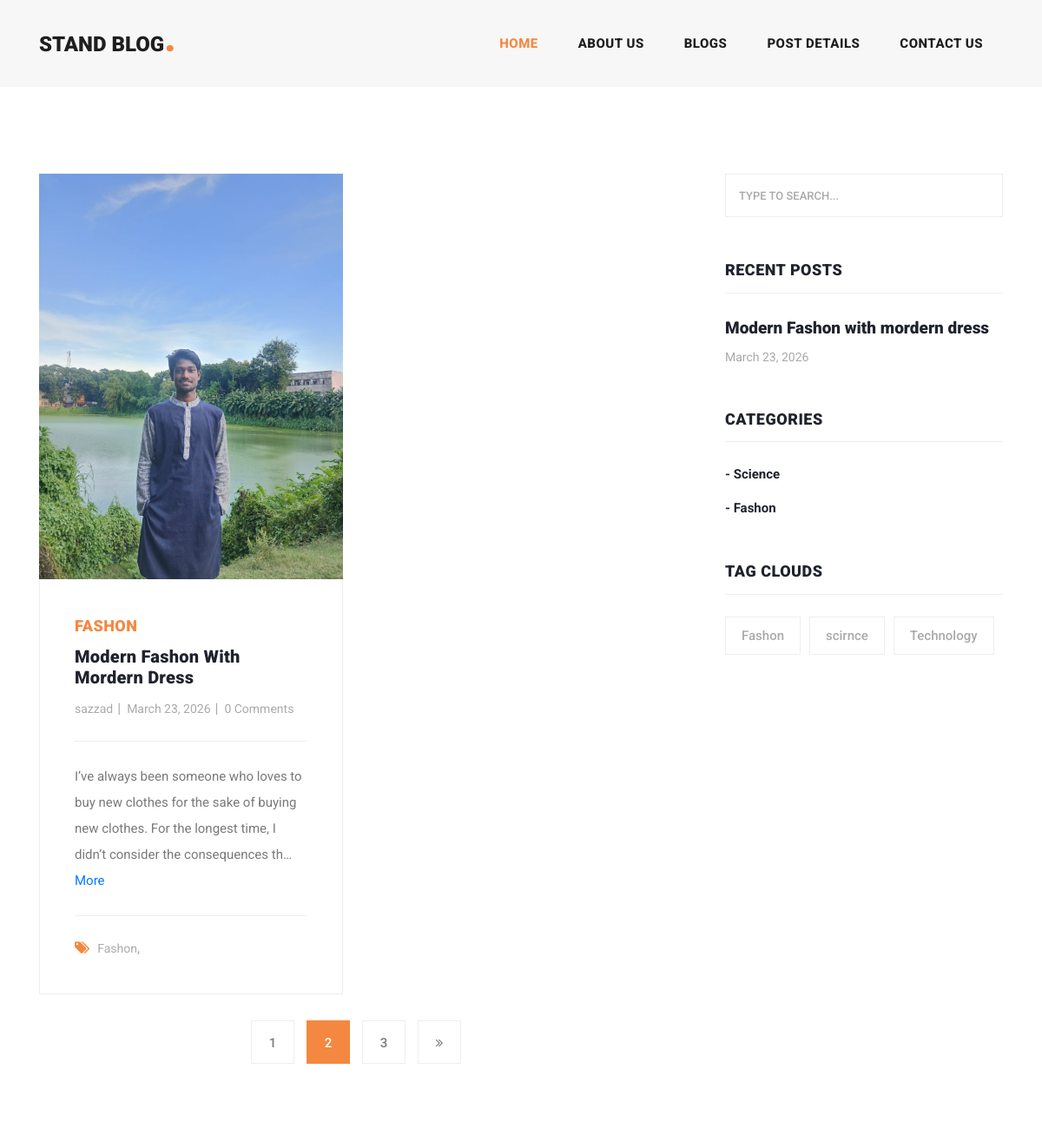
The page /category_blogs/fashon/ (upper part) on the database as committed earlier.
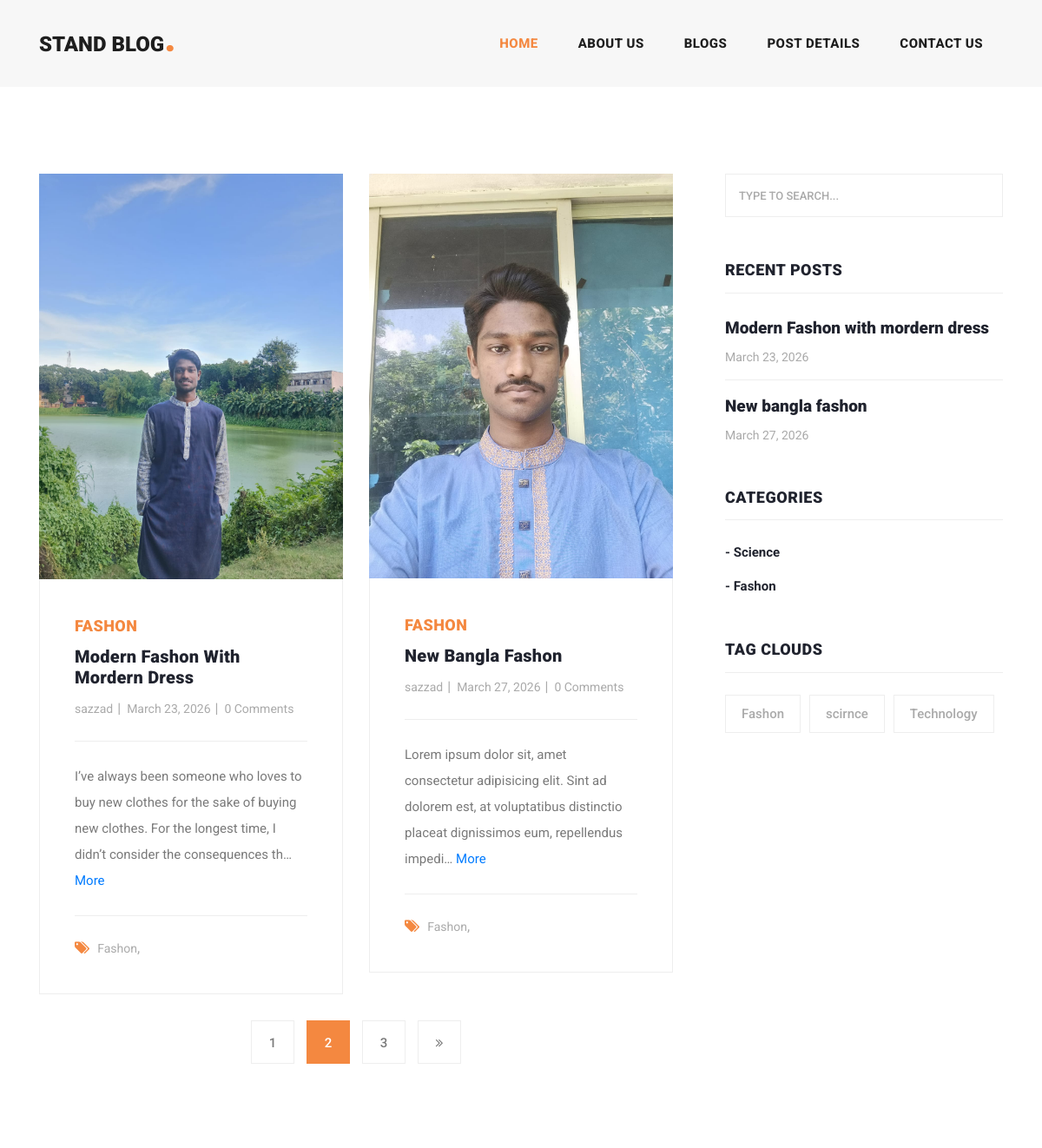
The same page on the database as committed later.
### blogapp/models.py (models this page shows, shortened)
class Blog(models.Model):
    user = models.ForeignKey(
        User,
        related_name='user_blogs',
        on_delete=models.CASCADE
    )
    category = models.ForeignKey(
        Category,
        related_name='category_blogs',
        on_delete=models.CASCADE
    )
    tag = models.ManyToManyField(
        Tag,
        related_name='tag_blogs',
        blank=True
    )
    title = models.CharField(
        max_length=250,
    )
    description = models.TextField(
        max_length=1000,
    )
    slug = models.SlugField(blank=True, unique=True)
    banner = models.ImageField(upload_to='blogs_banner')
    created_date = models.DateField(auto_now_add=True)

class Category(models.Model):
    title = models.CharField(max_length=100)
    slug = models.SlugField(blank=True, unique=True)
    created_date = models.DateField(auto_now_add=True)
    def __str__(self):
        return self.title

class Tag(models.Model):
    title = models.CharField(max_length=100)
    slug = models.SlugField(blank=True, unique=True)
    created_date = models.DateField(auto_now_add=True)

### account/models.py (models this page shows, shortened)
class User(AbstractUser):
    email = models.EmailField(
        max_length=150,
        unique= True
    )
    profile_picture = models.ImageField(
        upload_to="user_profile/",
        default="user-profile/default.png"
    )
    REQUIRED_FIELDS = ["email"]
    objects = CustomUserManager()

### blogapp/views.py (the view)
# urls.py: path('category_blogs/<str:slug>/', category_blogs, name="category_blogs"),
def category_blogs(request, slug):
    category = get_object_or_404(Category, slug=slug)
    categories = Category.objects.order_by('-created_date')
    blogs = category.category_blogs.all()
    tags = Tag.objects.all()
    context = {
        'tags':tags,
        'blogs':blogs,
        'categories':categories
    }
    return render(request, 'category_blogs.html', context)

### templates/category_blogs.html (shortened to what this page needs)
{% extends 'base.html' %}
{% load static %}
{% block content %}
    <section class="blog-posts grid-system">
      <div class="container">
        <div class="row">
          <div class="col-lg-8">
            <div class="all-blog-posts">
              <div class="row">
                {% include 'blog_card.html' %}
                {% include 'pagination.html' %}
              </div>
            </div>
          </div>
          {% include 'sidebar.html' %}
        </div>
      </div>
    </section>
{% endblock content %}

### templates/blog_card.html
{% load static %} {% for blog in blogs %}
<div class="col-lg-6">
  <div class="blog-post">
    <div class="blog-thumb">
      <img src="{{blog.banner.url}}" alt="" />
    </div>
    <div class="down-content">
      <span>{{blog.category}}</span>
      <a href="{% url 'blog_details' blog.slug %}"><h4>{{blog.title}}</h4></a>
      <ul class="post-info">
        <li><a href="#">{{blog.user.username}}</a></li>
        <li><a href="#">{{blog.created_date}}</a></li>
        <li><a href="#">{{blog.blogs_comment.all.count}} Comments</a></li>
      </ul>
      <p>{{blog.description|truncatechars:150}}
      {% if blog.description|length > 150 %}
      <a href="{% url 'blog_details' blog.slug %}">More</a>
      {% endif %}
      </p>
      <div class="post-options">
        <div class="row">
          <div class="col-lg-12">
            <ul class="post-tags">
              <li><i class="fa fa-tags"></i></li>
              {% if blog.tag.all.count > 0 %} {% for tag in blog.tag.all %}
              <li><a href="{% url 'tag_blogs' tag.slug %}">{{tag.title}}</a>,</li>
              {% endfor %} {% else %}
              <li>None</li>
              {% endif %}
            </ul>
          </div>
        </div>
      </div>
    </div>
  </div>
</div>
{% endfor %}

### templates/sidebar.html
<div class="col-lg-4">
  <div class="sidebar">
    <div class="row">
      <div class="col-lg-12">
        <div class="sidebar-item search">
          <form id="search_form" name="gs" method="GET" action="#">
            <input
              type="text"
              name="q"
              class="searchText"
              placeholder="type to search..."
              autocomplete="on"
            />
          </form>
        </div>
      </div>
      <div class="col-lg-12">
        <div class="sidebar-item recent-posts">
          <div class="sidebar-heading">
            <h2>Recent Posts</h2>
          </div>
          <div class="content">
            <ul>
              {% for blog in blogs %}
              <li>
                <a href="post-details.html">
                  <h5>
                    {{blog.title}}
                  </h5>
                  <span>{{blog.created_date}}</span>
                </a>
              </li>
              {% endfor %}
            </ul>
          </div>
        </div>
      </div>
      <div class="col-lg-12">
        <div class="sidebar-item categories">
          <div class="sidebar-heading">
            <h2>Categories</h2>
          </div>
          <div class="content">
            <ul>
              {% for category in categories %}
              <li><a href="{% url 'category_blogs' category.slug %}">- {{category.title}}</a></li>
              {% endfor %}
            </ul>
          </div>
        </div>
      </div>
      <div class="col-lg-12">
        <div class="sidebar-item tags">
          <div class="sidebar-heading">
            <h2>Tag Clouds</h2>
          </div>
          <div class="content">
            <ul>
              {% for tag in tags %}
              <li><a href="{% url 'tag_blogs'  tag.slug %}">{{tag.title}}</a></li>
              {% endfor %}
            </ul>
          </div>
        </div>
      </div>
    </div>
  </div>
</div>

Rows that differ between the two databases and show on the page:
added Blog: banner (picture), category "FASHON", title "New Bangla Fashon", user.username "sazzad", created_date "March 27, 2026", blogs_comment.all.count "0", description "Lorem ipsum dolor sit, amet consectetur adipisicing elit. Sint ad dolorem est, at voluptatibus distinctio placeat dignissimos eum, repellendus impedi…", shows "More", title "New bangla fashon", Tag (title "Fashon")
